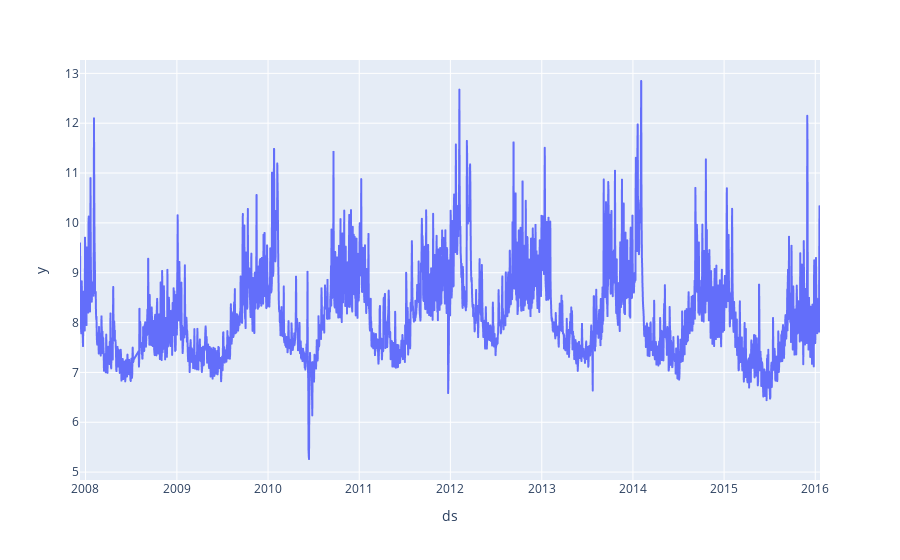

Notebook source saved alongside this figure:
### Code cell
px.line(df, x ='ds', y = 'y')

### Figure 1 — Plotly figure (JSON) as saved in the notebook; plotly's stock layout.template omitted (floating-point values rounded to 4 significant figures; data arrays with more than 128 entries replaced by an {"elided": "..."} marker saying what was removed)
{"data": [{"hovertemplate": "ds=%{x}<br>y=%{y}<extra></extra>", "legendgroup": "", "line": {"color": "#636efa", "dash": "solid"}, "mode": "lines", "name": "", "showlegend": false, "type": "scattergl", "x": {"elided": "2905 str values"}, "xaxis": "x", "y": {"elided": "2905 float values"}, "yaxis": "y"}], "layout": {"legend": {"tracegroupgap": 0}, "margin": {"t": 60}, "xaxis": {"anchor": "y", "domain": [0, 1], "title": {"text": "ds"}}, "yaxis": {"anchor": "x", "domain": [0, 1], "title": {"text": "y"}}}}
